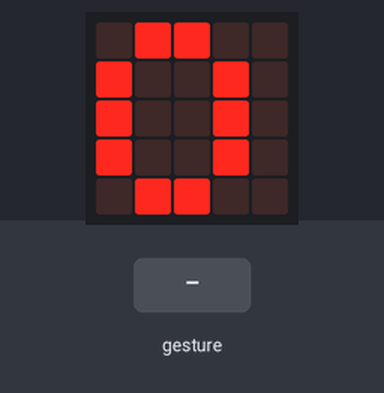
This program was run on a simulated BBC micro:bit running MicroPython. On the bench: the board's 5×5 LED display. Inputs (shaded band) come from the test bench.

Above: at 4.1 s.
At 6.82 s:
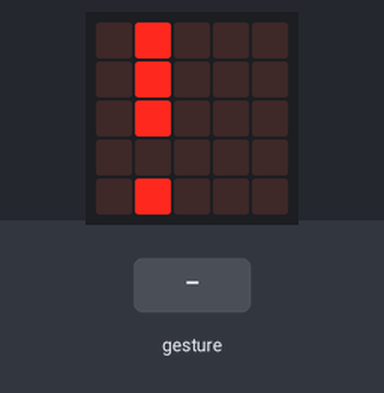
8.1 s: sound turns loud
At 9.8 s:
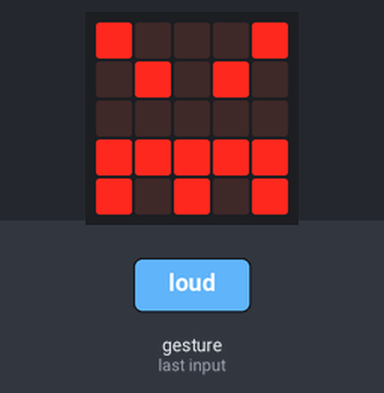
At 12.9 s:
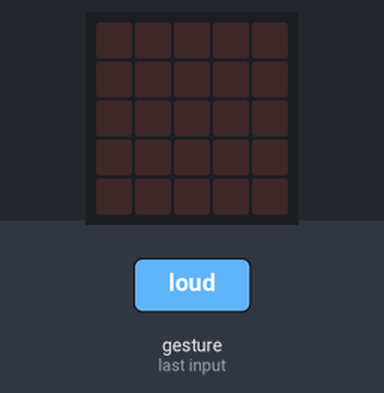
Timing chart, 0 to 14.4 s (numbered marks = the images above; inputs shaded):
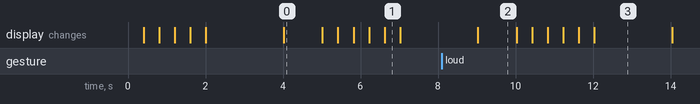

The program:

clap_counter.py
```python
# Imports go at the top
from microbit import *

from microbit import*
import music

clap_count = 0
last_clap_count = running_time()

while True:
    display.show("Clap!")
    display.clear()
    clap_count = 0
    last_clap_count = running_time()
    while running_time() - last_clap_count < 2000:
        if microphone.was_event(SoundEvent.LOUD):
            clap_count = clap_count + 1
    display.show(clap_count)


    if clap_count == 1:
        display.show (Image.ANGRY)
    if clap_count == 2:
        display.show (Image.HAPPY)
    sleep(1000)
```

Measured:
- after the input at 8.1 s, the display: changes after 0.93 s (image 2)
- what the display in image 0 shows lasts 1.0 s, from 4.0 s to 5.0 s
- what the display in image 1 shows lasts 0.4 s, from 6.6 s to 7.0 s
